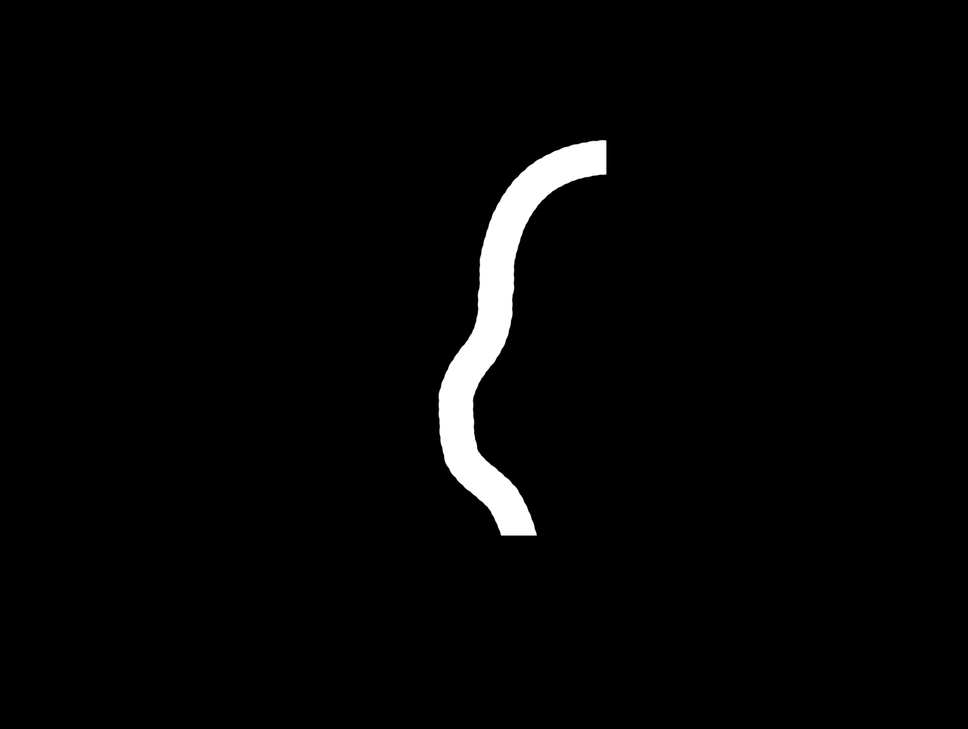
#> input picture Seguidor - OpenCV/Linha Preta para Câmera.png, 968 x 729 px, shrunk from 2420 x 1824 before the run, given in place of mjpeg, which was not available
$ python 'Versão 06 -  Câmera.py'
#> lines starting #> are read from the running program, lines starting #| are printed output that depends on the picture; after the words box and inside, x2 and y2 are one past the last pixel; in counts of white or black regions, pixels touching at a corner belong together; pictures that were not available may be replaced by others from this repository, and a replacement may not be noted
#> further down, Frame is the input picture: shape (729, 968, 3); min 0, max 255, mean 5.9
'''
Projeto: Programa de visão computacional para robô seguidor de linha
Autor: João Gabriel Almeida Ferreira
Última atualização: 01 de maio de 2023
'''

import numpy as np      # Importa a biblioteca Numpy
import matplotlib as mp # Importa a biblioteca MatPlotLib
import cv2 as cv        # Importa a biblioteca OpenCV
import requests as rq   # Importa a biblioteca Requests

# Definição de cores
Vermelho = (0, 0, 255)
Verde    = (0, 255, 0)
Azul     = (255, 0, 0)
Amarelo  = (0, 255, 255)
Preto    = (0, 0, 0)
Branco   = (255, 255, 255)

# URL que recebe a transmissão da câmera, disponível com o aplicativo para Android "CamON Live Streaming"
# Posteriormente, receberá a transmissão da EspCAM
URL = "http://172.30.33.19:8080/video/mjpeg"

# Variável que recebe as imagens da internet
Captura = cv.VideoCapture(URL)

# Área mínima para um contorno ser considerado
ÁreaMínima = 500

# Definição da fonte usada
Fonte = cv.FONT_HERSHEY_SIMPLEX

# Quanto menor o limiar, mais escuro deve ser o preto
LimiarBinarizacao = 125

def VisãoComputacional(Imagem):

    '''TRATAMENTO DA IMAGEM'''
    Altura, Largura  = Imagem.shape[:2]                                                       # Obtém as dimensões da imagem
#> Altura = 729; Largura = 968
    CentroVertical = int(Altura / 2)
#> CentroVertical = 364
    CentroHorizontal = int(Largura / 2)
#> CentroHorizontal = 484

    PretoBranco = cv.cvtColor(Imagem, cv.COLOR_BGR2GRAY)                                      # Converte a imagem de RGB  para escala de cinza
    #PretoBranco = cv.GaussianBlur(PretoBranco, (21, 21), 0)                                  # Aplica desfoque gaussiano à imagem

    FrameBinarizado = cv.threshold(PretoBranco, LimiarBinarizacao, 255, cv.THRESH_BINARY)[1] # Realiza a binarização da imagem
#> FrameBinarizado: shape (729, 968); 2.3% white; 1 white region, box (x1, y1, x2, y2) and area: (439, 140, 606, 536) 16201

    #FrameBinarizado = cv.dilate(FrameBinarizado, None, iterations = 2)                      # Tratamento de imagem
    #FrameBinarizado = cv.erode(FrameBinarizado, None, iterations = 2)                       # Tratamento de imagem

    Kernel = np.ones((3,3), np.uint8)                                                        # Tratamento de imagem
    FrameBinarizado = cv.morphologyEx(FrameBinarizado, cv.MORPH_OPEN, Kernel)                # Tratamento de imagem
#> FrameBinarizado: shape (729, 968); 2.3% white; 1 white region

    #FrameBinarizado = cv.bitwise_not(FrameBinarizado)                                       # Inverte a cor dos pixeis, para linhas pretas em fundos brancos

    # Obtém os contornos da região branca do frame binarizado
    Contornos, Hierarquia = cv.findContours(FrameBinarizado.copy(), cv.RETR_TREE, cv.CHAIN_APPROX_SIMPLE)
#> Contornos = 1 contour; box (x1, y1, x2, y2) and area: (439, 140, 606, 536) 15734

    # Parâmetros: Imagem, Contornos, Quais contornos imprimir ("-1" são todos), Cor, Espessura
    cv.drawContours(Imagem, Contornos,-1, Azul, 2)

    '''APLICAÇÃO DE VISÃO COMPUTACIONAL'''
    if len(Contornos) > 0:

        # Considera apenas um contorno por vez
        Contorno = Contornos[0]
#> Contorno = contour of 405 points, box (x1, y1, x2, y2) (439, 140, 606, 536), area 15734

        if cv.contourArea(Contorno) > ÁreaMínima:

            # Obtém o retângulo (pontos máximos) que circunscreve o contorno
            (X_Total, Y_Total, W_Total, H_Total) = cv.boundingRect(Contorno)
#> X_Total = 439; Y_Total = 140; W_Total = 167; H_Total = 396

            # Obtém o paralelogramo (pontos mínimos) que circunscreve o contorno
            Paralelogramo = cv.minAreaRect(Contorno)
#> Paralelogramo = ((512.8, 329.7), (407.6, 121.7), -79.03)
            Caixa = cv.boxPoints(Paralelogramo)
#> Caixa = [[533.8, 541.4], [414.3, 518.2], [491.9, 118.1], [611.4, 141.2]]
            Caixa = np.int0(Caixa)
#> Caixa = [[533, 541], [414, 518], [491, 118], [611, 141]]

            #Obtém informações sobre o paralelogramo, que podem ser úteis para previsão
            (X_Min, Y_Mmin), (W_Min, H_Min), Ângulo = Paralelogramo
#> X_Min = 512.8; Y_Mmin = 329.7; W_Min = 407.6; H_Min = 121.7; Ângulo = -79.03
            Ângulo = int(Ângulo)
#> Ângulo = -79

            # Desenhando as duas formas na imagem
            cv.rectangle(Imagem, (X_Total, Y_Total), (X_Total + W_Total, Y_Total + H_Total), Azul, 2)
            cv.drawContours(Imagem, [Caixa], 0, Amarelo, 2)
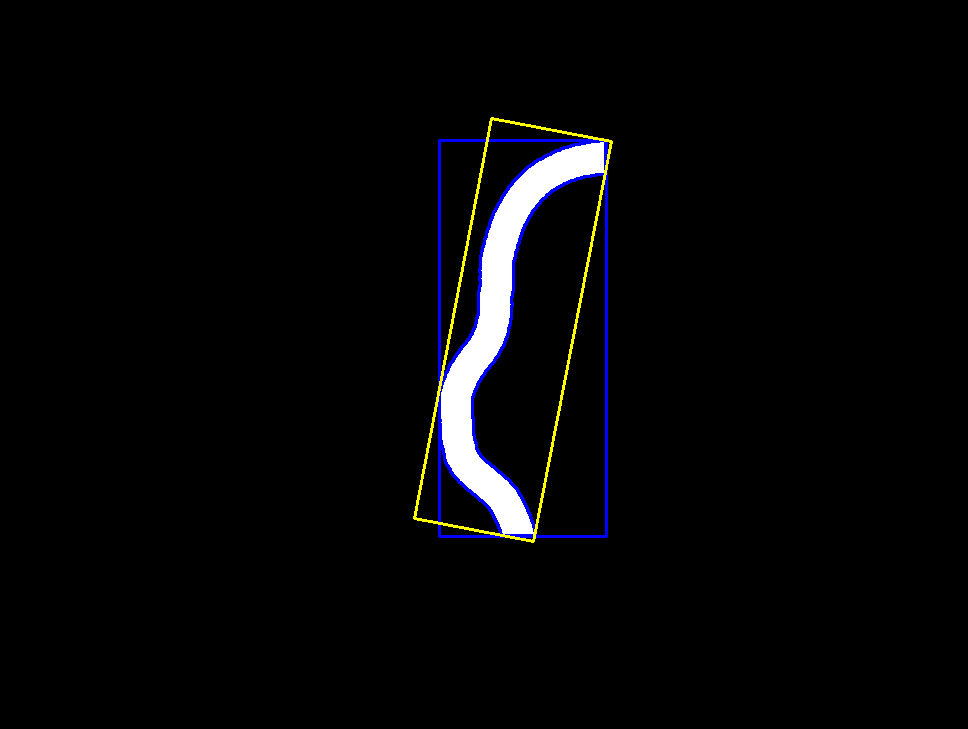
#> Imagem: shape (729, 968, 3); mean B, G, R 7.3, 6.2, 6.2

           # O trecho de código a seguir não é necessário, pois não trabalharemos com aproximações matemáticas de linhas,
           # mas com a distância (erro) entre pontos centrais do contorno e pontos de referência arbitrados (set-point).

            '''
            # Obtém uma aproximação matemática do contorno, dividindo-o em subcontornos calculados
            Precisão = 0.01
            Coeficiente = Precisão * cv.arcLength(Contorno, False)
            Aproximação = cv.approxPolyDP(Contorno, Coeficiente, False)

            # Divide a aproximação em várias sub-regiões
            Subcontornos = []
            for i in range(len(Aproximação)):

                Subcontorno = Aproximação[i:i+2]
                if len(Subcontorno) == 2: Subcontornos.append(Subcontorno)

            # Desenha os sub-contornos na imagem
            cv.drawContours(Imagem, sub_contours, -1, Verde, 3)
            '''

            '''CÁLCULO DOS OUTPUTS'''

            # Número de pontos de referência a serem determinados
            NúmeroLinhas = 5

            # Lista que armazenará os valores em pixel das alturas de cada ponto de referência
            Alturas = []

            # Distância mínima entre pontos na horizontal para que sejam considerados diferentes
            Tolerância_X = 60

            # Distância máxima na vertical para um ponto ser considerado interseção
            Tolerância_Y = 10

            # Lista com os valores das distâncias de X médio de cada altura em relação à linha de referência
            Distâncias = []

            # Cálculo dos valores em pixel das alturas de cada ponto de referência
            for Linha in range(NúmeroLinhas + 1):

                Divisões = int(Altura * (Linha / NúmeroLinhas))
                Alturas.append(Divisões)
                cv.line(Imagem, (0, int(Divisões)), (Largura, int(Divisões)), Vermelho, 2)
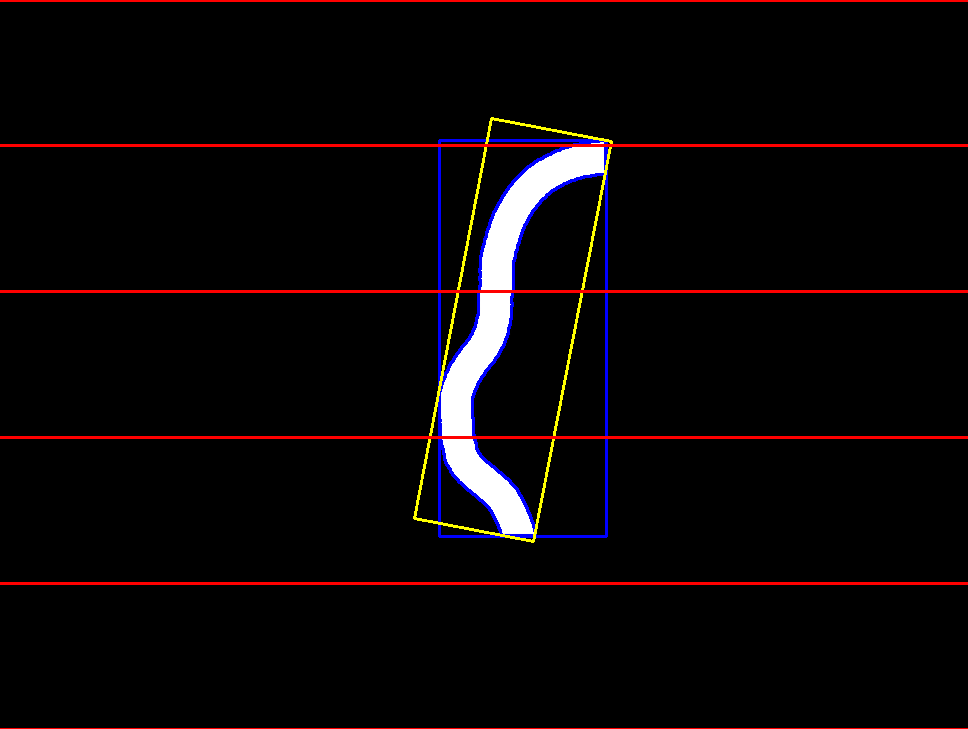
#> Imagem: shape (729, 968, 3); 2.06% of pixels changed, all inside (x1, y1, x2, y2) = (0, 0, 968, 729)
#> after the loop, Alturas = [0, 145, 291, 437, 583, 729]

            # Percorre cada valor das alturas
            for Altura in Alturas:

                Imprimir = False # Variável Booleana que só será verdadeira caso seja detectada uma interseção
                X_Totais = []    # Lista que armazenará os valores de X encontrados em cada iteração das alturas
                X_Anterior = 0   # Variável auxiliar que receberá o valor de X anterior, para corrigir as médias

                # Percorre cada um dos pontos do contorno
                for i in range(len(Contorno)):

                    # Obtém as coordenadas X e Y de cada ponto do contorno
                    Coordenadas = tuple(Contorno[i][0])
                    X_Atual = Coordenadas[0]
                    Y_Atual = Coordenadas[1]

                    # Checa se há interseção entre o contorno e as alturas de referência
                    if abs(Y_Atual - Altura) < Tolerância_Y:

                        # Desenha um círculo amarelo no ponto de interseção
                        #cv.circle(Imagem, (X_Atual, Altura), 5, Amarelo, -2)

                        # Se os pontos horizontais forem adjacentes, ignora-os
                        if abs(X_Atual - X_Anterior) < Tolerância_X:
                            X_Atual = X_Anterior
                            continue

                        # Desenha um círculo verde no ponto médio de interseção
                        cv.circle(Imagem, (X_Atual, Altura), 5, Verde, -2)

                        # Armazena o valor médio de X e atualiza a variável auxiliar
                        X_Totais.append(X_Atual)
                        X_Anterior = X_Atual

                        # Se forem detectados mais de um ponto de interseção (o que é necessário), calcula a média entre eles
                        # Apenas um ponto de interseção pode induzir a erros indesejados
                        if len(X_Totais) > 1:
                            X_Médio = int(np.mean(X_Totais))
                            Imprimir = True

                # Se forem detectados pontos de interseção,
                if Imprimir ==  True:
                    Distâncias.append(CentroHorizontal - X_Médio)
                    cv.circle(Imagem, (X_Médio, Altura), 5, Vermelho, -2)

                # Se não forem detectadas interseções, considera um erro
                else:
                    Distâncias.append("Erro")
#> this loop made 6 passes
#> Altura on passes 2 to 6: 145, 291, 437, 583, 729
#> Imagem: shape (729, 968, 3); 0.03% of pixels changed, all inside (x1, y1, x2, y2) = (435, 140, 605, 443)
#> after the loop, Distâncias = ['Erro', 'Erro', 'Erro', 'Erro', 'Erro', 'Erro']

            # Percorre cada valor de altura, imprimindo seu respectivo valor de distância
            for Índice in range(len(Alturas)):

                # Imprime as distâncias referentes a cada altura
                print("Altura [", Índice,"]: ", Distâncias[Índice], sep = '')

                # Em caso de detecção das interseções, imprime na imagem o valor de seu respectivo erro
                if Distâncias[Índice] != "Erro":
                    cv.putText(Imagem, str(Distâncias[Índice]),(CentroHorizontal - Distâncias[Índice], Alturas[Índice]-10), Fonte, 0.8, Vermelho, 1, cv.LINE_AA)
#> this loop made 6 passes
#| Altura [0]: Erro
#| Altura [1]: Erro
#| Altura [2]: Erro
#| Altura [3]: Erro
#| Altura [4]: Erro
#| Altura [5]: Erro

            # Imprime o ângulo de inclinação do paralelogramo na imagem
            cv.putText(Imagem, str(Ângulo),(50, Altura - 50), Fonte, 0.8, Branco, 1, cv.LINE_AA)
#> Imagem: shape (729, 968, 3); mean B, G, R 7.2, 6.2, 11.3

    # Imprime a linha central de referência na imagem
    cv.line(Imagem, (CentroHorizontal, 0), (CentroHorizontal, Altura), Vermelho, 2)
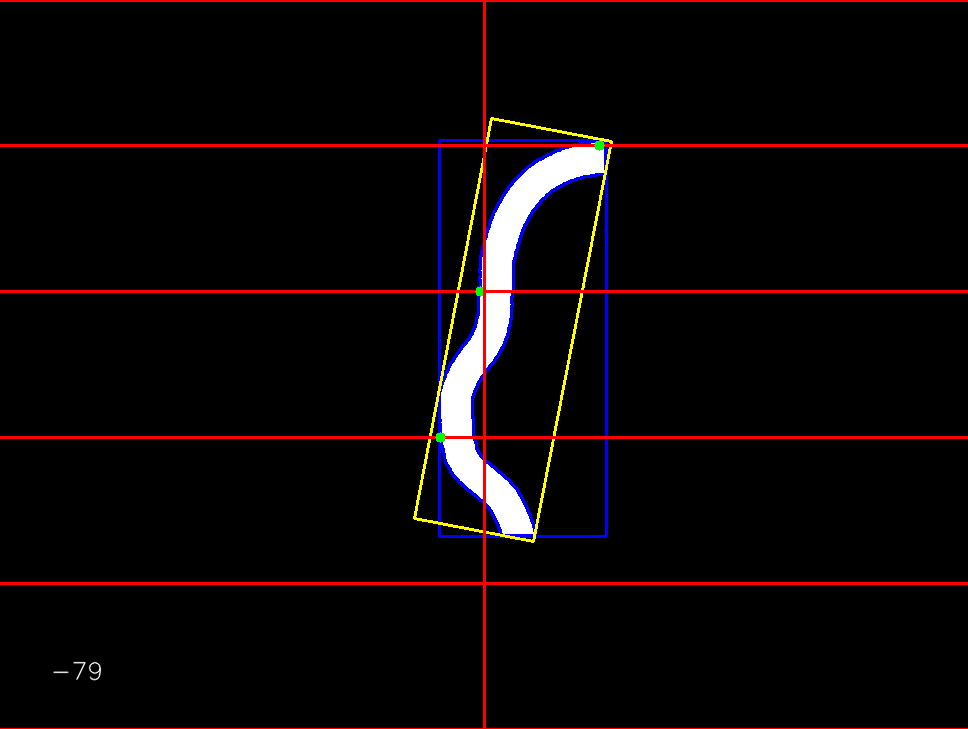
#> Imagem: shape (729, 968, 3); mean B, G, R 7, 6, 11.9

    # Exibe a imagem com todas as formas inseridas
    cv.imshow('Analise de Rota', Imagem)

while(True):

    # "Status" (booleano) indica se ocorre a leitura de imagens
    # "Frame" recebe o quadro atual em forma de um array NumPy
    Status, Frame = Captura.read()

    if Frame is not None:                                           # Se frames foram detectados...
        VisãoComputacional(Frame)                                   # Envia o frame para ser tratado

        if cv.waitKey(22) & 0xFF == ord('g'):                       # Se "G" for pressionada...
#> (key Esc is pressed here)
            break                                                   # Encerra a exibição

    else:                                                           # Se frames não forem detectados...
        print("Nenhum frame foi detectado!")                        # Imprime uma mensagem de erro na tela
        break

$ run again, on Seguidor - OpenCV/LinhaBranca.png
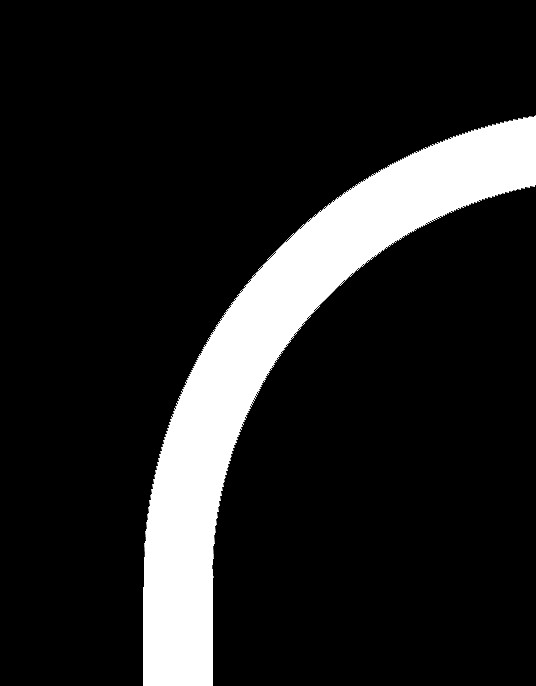
#> input picture Seguidor - OpenCV/LinhaBranca.png, 536 x 686 px, given in place of mjpeg, which was not available
#> Frame is the input picture: shape (686, 536, 3); min 0, max 255, mean 34.2
#> Contornos = 1 contour; box (x1, y1, x2, y2) and area: (143, 116, 536, 686) 48202
#> Contorno = contour of 713 points, box (x1, y1, x2, y2) (143, 116, 536, 686), area 48202
#> X_Total = 143; Y_Total = 116; W_Total = 393; H_Total = 570
#> Paralelogramo = ((298.6, 374.4), (690.6, 191.3), -57.17)
#> in VisãoComputacional, `Caixa = cv.boxPoints(Paralelogramo)`: Caixa = [[191.7, 716.4], [30.98, 612.7], [405.5, 32.41], [566.2, 136.1]]
#> in VisãoComputacional, `Caixa = np.int0(Caixa)`: Caixa = [[191, 716], [30, 612], [405, 32], [566, 136]]
#> in VisãoComputacional, `(X_Min, Y_Mmin), (W_Min, H_Min), Ângulo = Paralelogramo`: X_Min = 298.6; Y_Mmin = 374.4; W_Min = 690.6; H_Min = 191.3; Ângulo = -57.17
#> in VisãoComputacional, `Ângulo = int(Ângulo)`: Ângulo = -57
#> after the loop in VisãoComputacional, `for Linha in range(NúmeroLinhas + 1):`: Alturas = [0, 137, 274, 411, 548, 686]
#> the loop in VisãoComputacional, `for Altura in Alturas: ` made 6 passes
#> Altura on passes 2 to 6: 137, 274, 411, 548, 686
#> after the loop in VisãoComputacional, `for Altura in Alturas:`:
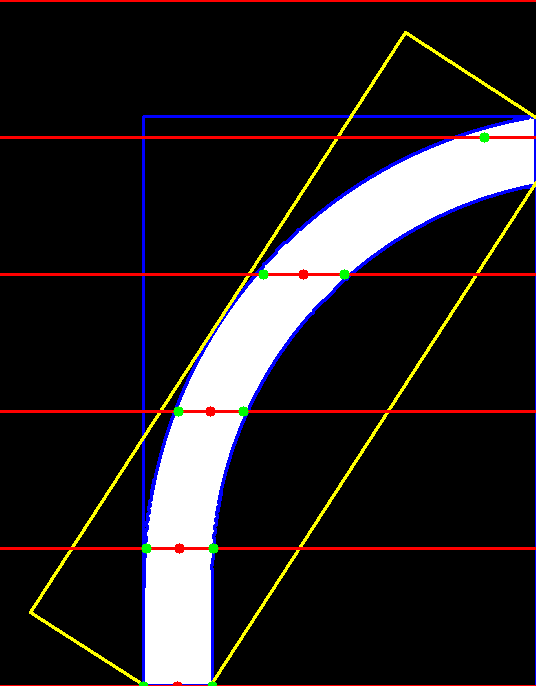
#> Imagem: shape (686, 536, 3); mean B, G, R 36, 34.7, 39.8
#> after the loop in VisãoComputacional, `for Altura in Alturas:`: Distâncias = ['Erro', 'Erro', -35, 58, 89, 91]
#> the loop in VisãoComputacional, `for Índice in range(len(Alturas)):` made 6 passes
#| Altura [0]: Erro
#| Altura [1]: Erro
#| Altura [2]: -35
#| Altura [3]: 58
#| Altura [4]: 89
#> (further printed lines are left out)
#> in VisãoComputacional, `cv.line(Imagem, (CentroHorizontal, 0), (CentroHorizontal, Altura), Ver..`:
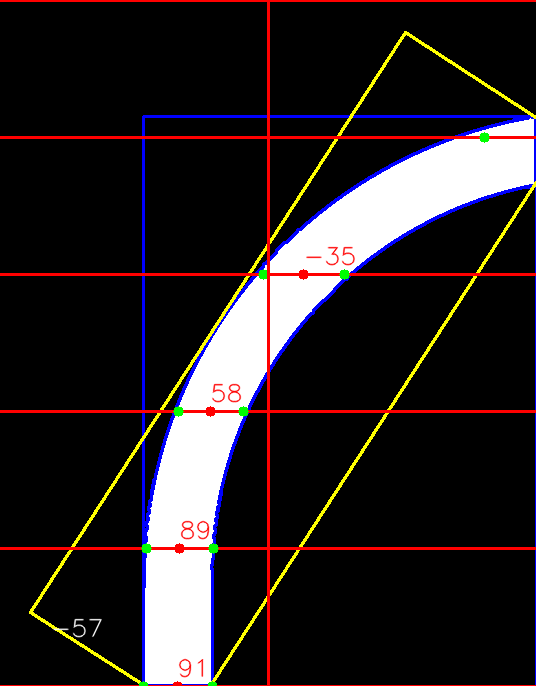
#> Imagem: shape (686, 536, 3); mean B, G, R 35.5, 34.2, 41
